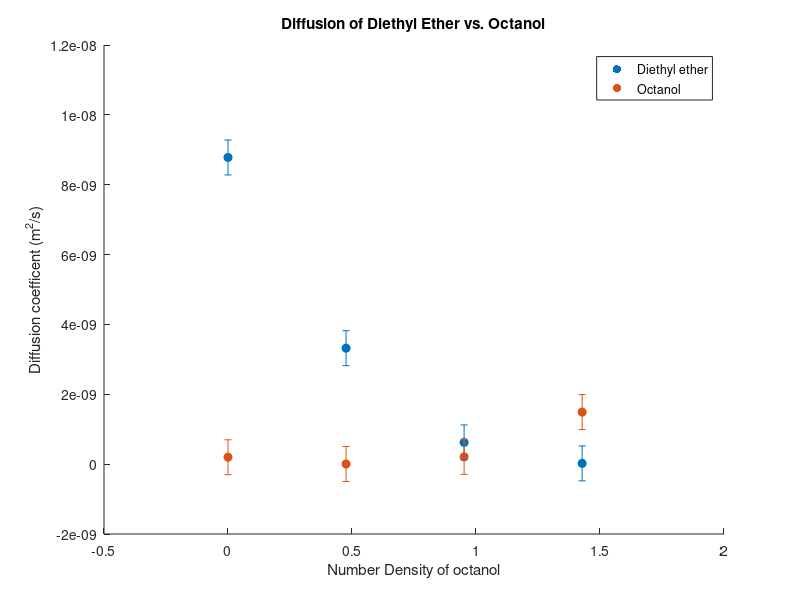
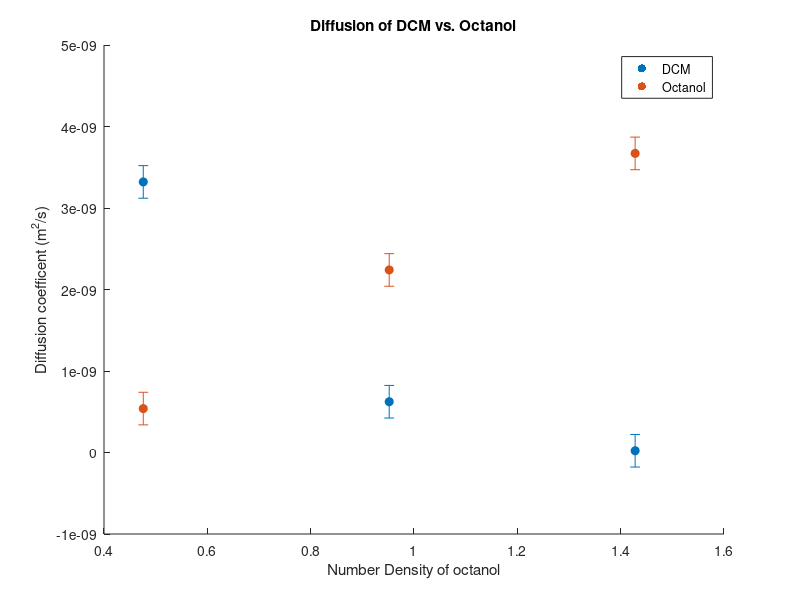
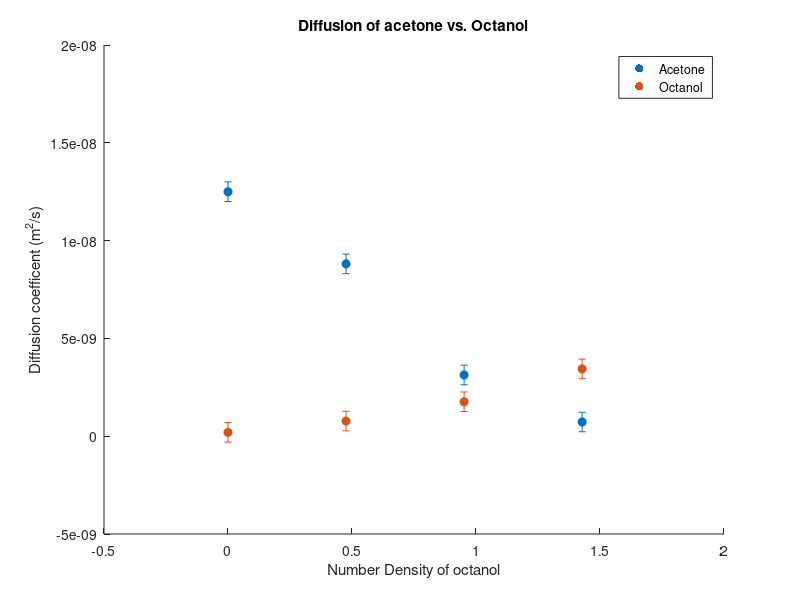

MATLAB code for these plots, in order:
clear; close all;

%======Diethyl Ether=============
D_diEther_75 = 2.16e-11;
D_diEther_50 = 6.23e-10;
D_diEther_25 = 3.32e-9;
D_diEther_0 = 8.78e-09;

octanol_75 = 1.49e-09;
octanol_50 = 2.09e-10;
octanol_25 = 4.50e-12;
octanol_0 = 1.98e-10;

T_diEther = [1.428 0.952 0.476 0];

D_octanol = [octanol_75, octanol_50, octanol_25, octanol_0];
r_diEther = [D_diEther_75 D_diEther_50 D_diEther_25 D_diEther_0];

figure;
hold on;
title('Diffusion of Diethyl Ether vs. Octanol')
xlabel('Number Density of octanol')
ylabel('Diffusion coefficent (m^2/s)')
scatter(T_diEther,r_diEther,"filled");
scatter(T_diEther,D_octanol,"filled");
errorbar(T_diEther,r_diEther,zeros(1,4)+5e-10,'o');
errorbar(T_diEther,D_octanol,zeros(1,4)+5e-10,'o');
legend('Diethyl ether','Octanol');
hold off;

%======DCM================================
D_DCM_75 = 1.53e-09;
D_DCM_50 = 8.11e-09;
D_DCM_25 = 1.53e-08;

octanol_75 = 3.67e-09;
octanol_50 = 2.24e-09;
octanol_25 = 5.39e-10;

T_DCM = [1.428 0.952 0.476];
D_octanol = [octanol_75, octanol_50, octanol_25];
r_DCM = [D_diEther_75 D_diEther_50 D_diEther_25];

figure;
hold on;
title('Diffusion of DCM vs. Octanol')
xlabel('Number Density of octanol')
ylabel('Diffusion coefficent (m^2/s)')
scatter(T_DCM,r_DCM,"filled");
scatter(T_DCM,D_octanol,"filled");
errorbar(T_DCM,r_DCM,zeros(1,3)+2e-10,'o');
errorbar(T_DCM,D_octanol,zeros(1,3)+2e-10,'o');
legend('DCM','Octanol');
hold off;

%=======Acetone=================================
D_acetone_75 = 7.27e-10;
D_acetone_50 = 3.13e-09;
D_acetone_25 = 8.81e-09;
D_acetone_0 = 1.25e-08;

octanol_75 = 3.44e-09;
octanol_50 = 1.76e-09;
octanol_25 = 7.74e-10;


D_octanol = [octanol_75, octanol_50, octanol_25, octanol_0];
T_acetone = [1.428 0.952 0.476 0];
r_acetone = [D_acetone_75 D_acetone_50 D_acetone_25 D_acetone_0];

figure;
hold on;
title('Diffusion of acetone vs. Octanol')
xlabel('Number Density of octanol')
ylabel('Diffusion coefficent (m^2/s)')
scatter(T_acetone,r_acetone,"filled");
scatter(T_acetone,D_octanol,"filled");
errorbar(T_acetone,r_acetone,zeros(1,4)+5e-10,'o');
errorbar(T_acetone,D_octanol,zeros(1,4)+5e-10,'o');
legend('Acetone','Octanol');
hold off;





